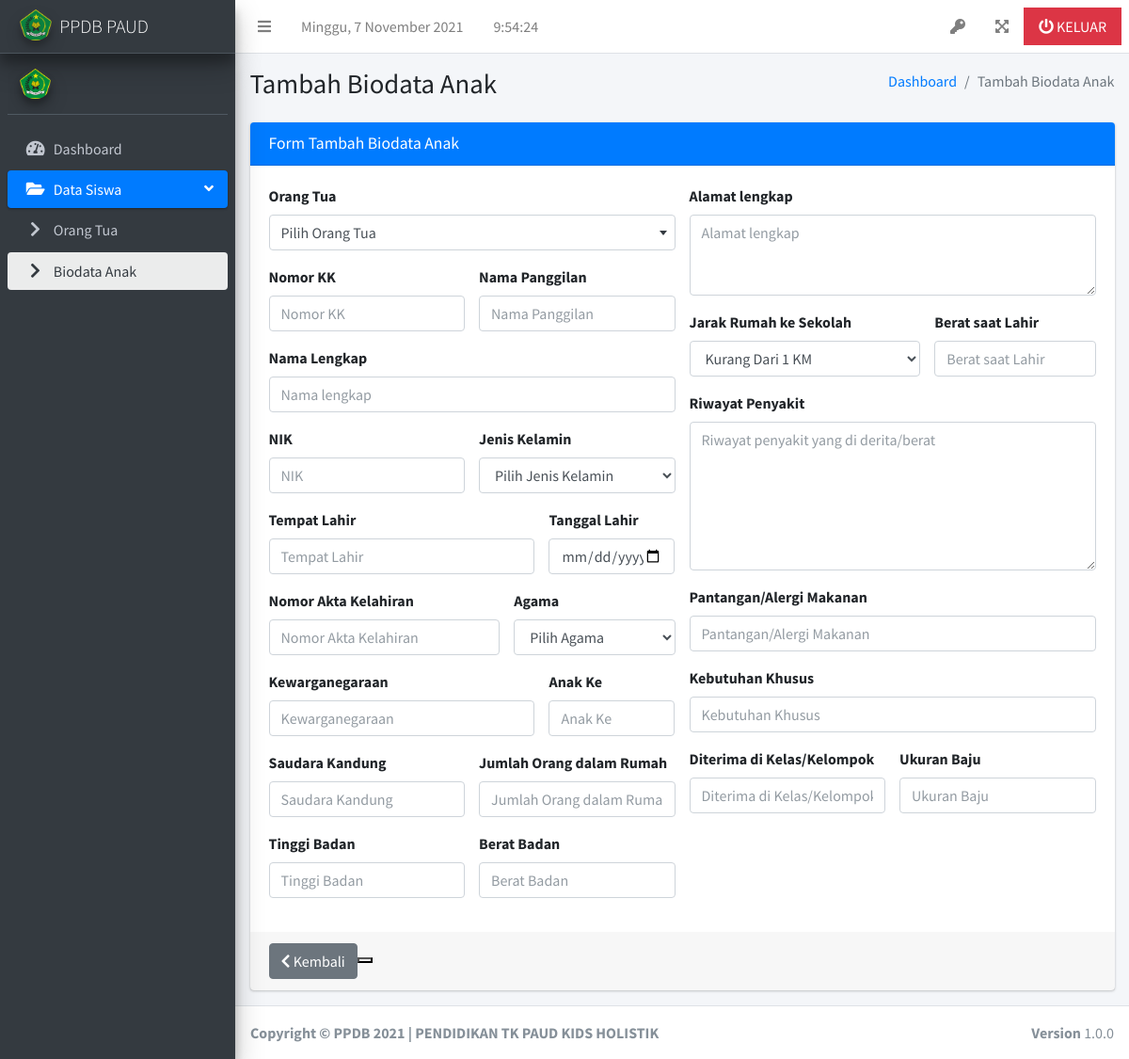
Screenshot of /index.php/biodata/create with the database file from the repository.
### tables this page shows
CREATE TABLE `profil_sekolah` (
  `idprofil_sekolah` int(11) NOT NULL,
  `nama` varchar(128) DEFAULT NULL,
  `email` varchar(32) DEFAULT NULL,
  `alamat` varchar(256) DEFAULT NULL,
  `website` varchar(64) DEFAULT NULL,
  `telp` varchar(16) DEFAULT NULL,
  `prov` varchar(64) DEFAULT NULL,
  `kab` varchar(64) DEFAULT NULL,
  `kode_pos` varchar(5) DEFAULT NULL,
  `logo` varchar(256) DEFAULT NULL
);

### application/views/siswa/form_biodata.php (the view, shortened to what the rows shown need)
<section class="content-header">
    <div class="container-fluid">
        <div class="row mb-2">
            <div class="col-sm-6">
                <h1><?= isset($edit)?'Edit':'Tambah'; ?> Biodata Anak</h1>
            </div>
        </div>
    </div>
</section>

### application/views/index.php (shortened to what the rows shown need)
<?php $this->load->view('_partials/header.php'); ?>
<body class="hold-transition sidebar-mini layout-navbar-fixed">
    <div class="wrapper">
        <?php $this->load->view('_partials/navbar.php'); ?>
        <?php $this->load->view('_partials/sidebar.php'); ?>
        <div class="content-wrapper">
            <?php $this->load->view($content); ?>
        </div>
        <footer class="main-footer">
            <div class="float-right d-none d-sm-block">
                <b>Version</b> 1.0.0
            </div>
            <strong>Copyright &copy; PPDB <?= date('Y'); ?> | <?= _profil()->nama; ?>
        </footer>
    </div>

### application/views/_partials/sidebar.php (shortened to what the rows shown need)
<aside class="main-sidebar sidebar-dark-primary elevation-4">
    <a href="<?=base_url('assets/');?>index3.html" class="brand-link elevation-4">
        <img src="<?=base_url('uploads/'._profil()->logo);?>" alt="Logo" class="brand-image img-circle elevation-3"
            style="opacity: .8">
        <span class="brand-text font-weight-light">PPDB PAUD</span>
    </a>
    <div class="sidebar">
        <div class="user-panel mt-3 pb-3 mb-3 d-flex">
            <div class="image">
                <img src="<?=base_url('uploads/'._profil()->logo);?>" class="img-circle elevation-3" height="100"
                    alt="User Image">
            </div>
        </div>
    </div>
</aside>

### rows the page displays
profil_sekolah: logo (picture), nama "PENDIDIKAN TK PAUD KIDS HOLISTIK"

### other values shown
form_label('Nomor KK', 'no_kk') "Nomor KK"
form_label('Nama Panggilan', 'nama_alias') "Nama Panggilan"
form_label('Nama Lengkap', 'nama_lengkap') "Nama Lengkap"
form_label('NIK', 'nik') "NIK"
form_label('Jenis Kelamin', 'jk') "Jenis Kelamin"
form_label('Tempat Lahir', 'tmp_lahir') "Tempat Lahir"
form_label('Tanggal Lahir', 'tgl_lahir') "Tanggal Lahir"
form_label('Nomor Akta Kelahiran', 'no_akta') "Nomor Akta Kelahiran"
form_label('Agama', 'agama') "Agama"
form_label('Kewarganegaraan', 'warga_negara') "Kewarganegaraan"
form_label('Anak Ke', 'anak_ke') "Anak Ke"
form_label('Saudara Kandung', 'sdr_kandung') "Saudara Kandung"
form_label('Jumlah Orang dalam Rumah', 'jml_orang') "Jumlah Orang dalam Rumah"
form_label('Tinggi Badan', 'tinggi_badan') "Tinggi Badan"
form_label('Berat Badan', 'berat_badan') "Berat Badan"
